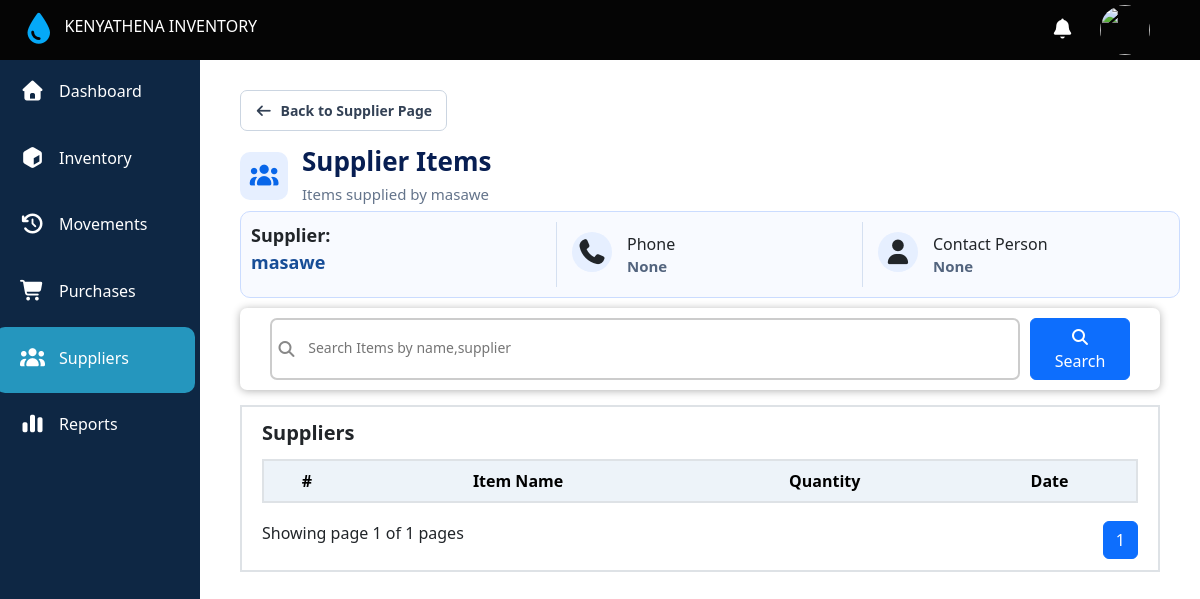
/supplier_item_page/6, run on an earlier commit of the app's database.
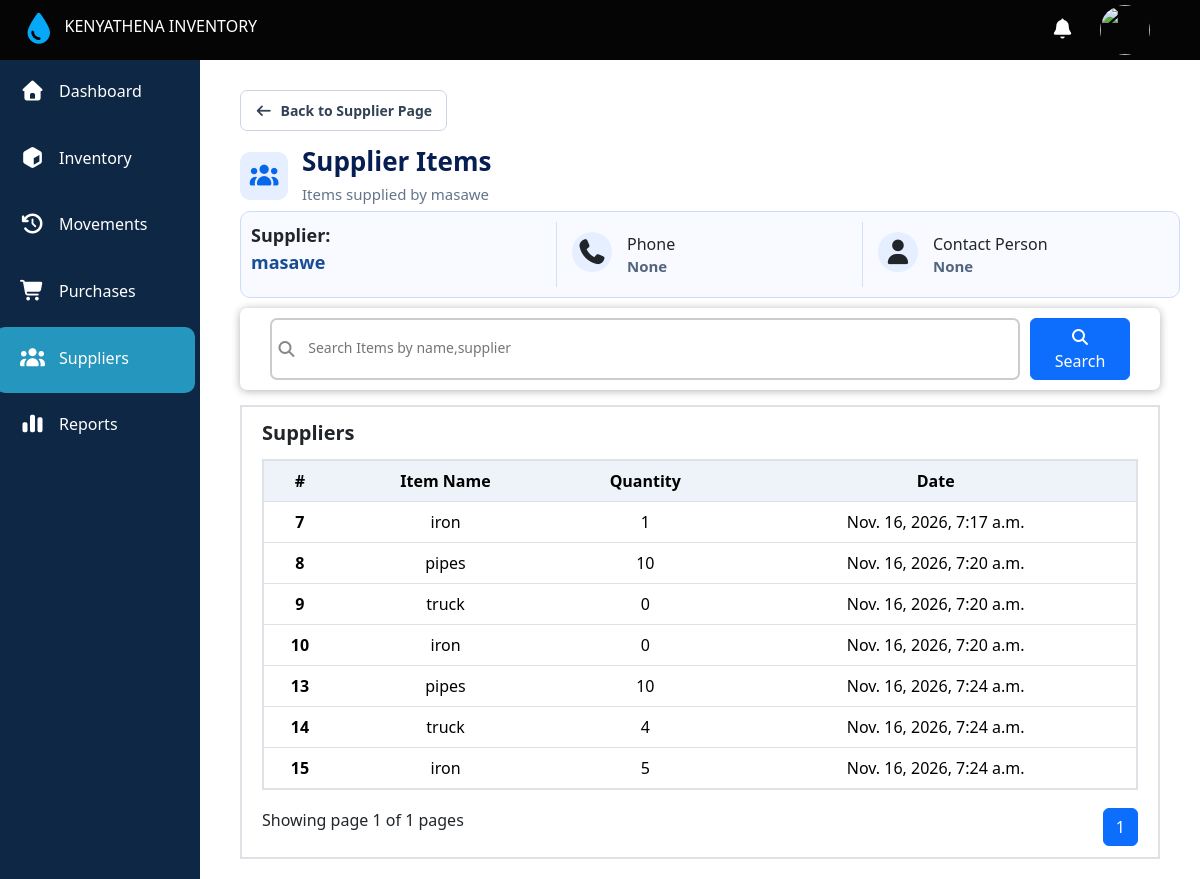
And on a later commit of the database.
### main/models.py (models this page shows, shortened)
class Suppliers(models.Model):
  supplier=models.CharField(max_length=200)
  contact = models.CharField(max_length=200,null=True)
  phone = models.CharField(max_length=15,null=True)
  status =models.BooleanField(default=True ,null=True)

class supplierItems(models.Model):
  supplier = models.ForeignKey(Suppliers,on_delete=models.CASCADE,related_name='supplierItems')
  itemName =models.CharField(max_length=200)
  quantity = models.PositiveBigIntegerField(default=0)
  date_supplied = models.DateTimeField(auto_now_add=True,null=True)

### main/views.py (the view)
# urls.py: path('supplier_item_page/<str:supplierid>',views.supplierItem,name ='supplierItem')
def supplierItem(request,supplierid):
    supplier = Suppliers.objects.get(id=supplierid)
    supplierItem = supplier.supplierItems.all()
    search = request.GET.get('q')
    if search:
      supplierItem = supplier.supplierItems.filter(
        Q(itemName__icontains = search) | Q(quantity__icontains = search)
      )
    paginator = Paginator(supplierItem,7)
    page_number = request.GET.get("page")
    page_obj = paginator.get_page(page_number)
    context ={
      'supplier':supplier,
      'supplierItem':supplierItem,
      'page_obj':page_obj,
    }
    return render(request,'main/supplier_item_page.html',context)

### main/templates/main/supplier_item_page.html (shortened to what this page needs)
{% extends 'main/base.html' %}
{% block content %}
<main style="margin: 20px;">
        <div class="page-header">
        <a href="{% url 'supplier' %}" class="back-button">
            <i class="fa-solid fa-arrow-left"></i>
            Back to Supplier Page
        </a>
        <div class="page-title">
            <div class="title-icon">
                <i class="fa-solid fa-users"></i>
            </div>
            <div>
                <h2>Supplier Items</h2>
                <p>Items supplied by {{supplier.supplier}}</p>
            </div>
        </div>
        </div>
         <div class="movement-summary">
                <div class="summary-item-first">
                   <span>Supplier:</span>
                   <span>{{supplier.supplier}}</span>
                </div>
                <div class="summary-item">
                    <div class="summary-icon">
                        <i class="fa-solid fa-phone"></i>
                    </div>
                    <div class="summary-content">
                        <span>Phone</span>
                        <h3><small>{{supplier.phone}}</small></h3>
                    </div>
                </div>
                <div class="summary-item">
                    <div class="summary-icon">
                        <i class="fa-solid fa-user"></i>
                    </div>
                    <div class="summary-content">
                        <span>Contact Person</span>
                        <h3><small >{{supplier.contact}}</small></h3>
                    </div>
                </div>
        </div>
    <form action="{% url 'supplierItem' supplier.id %}" method="GET">
      <div class="search">
       <div class="search-button">
        <i class="fa-solid fa-magnifying-glass"></i>
        <input type="text" placeholder="Search Items by name,supplier" name="q" id="search" >
       </div>
       <button type="submit" class="btn btn-primary">
        <i class="fa-solid fa-magnifying-glass"></i> Search
       </button>
    </div>
    </form>
    <div class="recent-inventory-table" id="recent-inventory-table">
      <div class="recent-title">
        <div><a class="current-stock-link" href="{% url 'supplier' %}?q=#recent-inventory-table">Suppliers</a></div>
      </div>
      <table class="table" id="inventory-table">
        <thead>
          <tr>
            <th  scope="col">#</th>
            <th scope="col">Item Name</th>
            <th scope="col">Quantity</th>
            <th scope="col">Date</th>
          </tr>
        </thead>
        <tbody>
          {% for supplieritem in page_obj.object_list %}
          <tr>
            <th scope="row">{{supplieritem.id}}</th>
            <td>{{supplieritem.itemName}}</td>
            <td>{{supplieritem.quantity}}</td>
            <td>{{supplieritem.date_supplied}}</td>
          </tr>
         {% endfor %}
        </tbody>
      </table>
      <div class="last-part">
        <div class="last-part-start">
          Showing page {{ page_obj.number }} of {{ page_obj.paginator.num_pages }} pages
        </div>
        <div class="action">
        <nav aria-label="...">
            <ul class="pagination">
              {% for num in page_obj.paginator.page_range %}
                {% if page_obj.number == num %}
                  <li class="page-item active"><a class="page-link" href="?&page={{ num }}#inventory-table">{{ num }}</a></li>
                {% else %}
                  <li class="page-item"><a class="page-link" href="?page={{ num }}#inventory-table">{{ num }}</a></li>
                {% endif %}
              {% endfor %}
            </ul>
        </nav>
        </div>
      </div>
    </div>
  </main>
{% endblock content %}

### main/templates/main/base.html (shortened to what this page needs)
{% load static %}
<!DOCTYPE html>
<html lang="en">
<head>
  <link rel="stylesheet" href="https://cdn.jsdelivr.net/npm/bootstrap@5.3.3/dist/css/bootstrap.min.css">
  <link rel="stylesheet" href="https://cdnjs.cloudflare.com/ajax/libs/font-awesome/7.3.1/css/all.min.css" />
 <link rel="stylesheet" href="{% static 'main/css/masawe.css' %}">
</head>
<body>
  {% include 'main/navbar.html' %}
 {% block content %}
 {% endblock %}
</body>
</html>

### main/templates/main/navbar.html (shortened to what this page needs)
</head>
<body>
<header>
<div class="header">
  <div class="leftside">
    <div class="menu">
      <i class="fa-solid fa-droplet"></i>
    </div>
    <div class="logo">
      KENYATHENA  INVENTORY
    </div>
  </div>
  <div class="rightside">
    <div class="notification">
      <i class="fa-solid fa-bell"></i>
    </div>
    <div class="profile">
        <div class="image">
          <img src="images/WAMBOI.jpg" alt="">
        </div>
    </div>
  </div>
</div>
</header>
<nav class="sidebar">
 <div class="slider"></div>
<div class="nav-sidebar">
  <label for="dashboard" >
    <a href="{% url 'home'%}" onclick="moveSlider(event,'dashboard',this.href)">
      <i class="fa-solid fa-house"></i>Dashboard
    </a>
  </label>
  <label for="inventory">
    <a href="{% url 'stock' %}" onclick="moveSlider(event, 'inventory', this.href)" >
      <i class="fa-solid fa-cube"></i>Inventory
    </a>
  </label>
  <label for="stockin">
    <a href="{% url 'stockmovements' %}" onclick="moveSlider(event, 'stockin', this.href)" >
       <i class="fa-solid fa-clock-rotate-left"></i>Movements
    </a>
  </label>
  <label for="purchases">
    <a href="{% url 'purchase' %}" onclick="moveSlider(event, 'purchases', this.href)" >
       <i class="fa-solid fa-cart-shopping"></i>Purchases
    </a>
  </label>
  <label for="suppliers">
    <a href="{% url 'supplier' %}" onclick="moveSlider(event, 'suppliers', this.href)">
      <i class="fa-solid fa-users"></i>Suppliers
    </a>
  </label>
  <label for="report">
    <i class="fa-solid fa-chart-simple"></i>Reports
  </label>
</div>
</nav>

### main/static/main/css/masawe.css (style rules this page uses)
body { margin: 90px 0 0 220px; padding: 0; box-sizing: border-box; background-color: rgba(0,0,0,0.2) }
html, body { scrollbar-width: none; -ms-overflow-style: none; }
.header { display: flex; align-items: center; justify-content: space-between; position: fixed; background-color: #050505; top: 0; left: 0; right: 0; height: 60px; color: white; border-bottom: 2px solid rgba(219, 217, 217,0.); z-index: 1100; }
.header .leftside { display: flex; margin-left: 20px; }
.header .leftside i { font-size: 30px; color:rgb(5, 169, 248) ; }
.leftside .menu { margin-right: 7px; }
.header .rightside i { color:white; font-size: 20px; }
.rightside { display: flex; width: 100px; align-items: center; justify-content: space-between; margin-right: 50px; }
.profile .image { width: 50px; height: 50px; }
.image img { width: 100%; height: 100%; border-radius: 50%; object-fit: cover; }
nav div label { cursor: pointer; }

### main/templates/main/navbar.html (style rules this page uses)
.sidebar { position: fixed; width: 200px; top:60px; left: 0px; bottom: 0px; background-color: rgb(14, 39, 68); color: white; z-index: 1000; }
.sidebar .nav-sidebar { position: relative; display: flex; flex-direction: column; height: 400px; }
.sidebar .nav-sidebar label { display: block; flex: 1; display: flex; align-items: center; border-radius: 10px; margin-bottom: 5px; }
.sidebar .nav-sidebar label i { margin-right: 14px; margin-left: 20px; font-size:20px; }
.slider { position: absolute; top: 0; left: 0; width: 100%; background-color: rgb(37, 150, 190); height: calc(400px*1/6); border-radius: 10px; margin: 0 -5px; transition: all 0.3s ease; }
#suppliers:checked ~ .slider { top: calc(400px * 4/6); }
a { display: flex; text-decoration: none; color: white; align-items: center; height: 100%; width: 100%; }

What changed in the data, as far as the page shows it:
added supplierItems: id "7", itemName "iron", quantity "1", date_supplied "Nov. 16, 2026, 7:17 a.m."
added supplierItems: id "8", itemName "pipes", quantity "10", date_supplied "Nov. 16, 2026, 7:20 a.m."
added supplierItems: id "9", itemName "truck", quantity "0", date_supplied "Nov. 16, 2026, 7:20 a.m."
added supplierItems: id "10", itemName "iron", quantity "0", date_supplied "Nov. 16, 2026, 7:20 a.m."
added supplierItems: id "13", itemName "pipes", quantity "10", date_supplied "Nov. 16, 2026, 7:24 a.m."
added supplierItems: id "14", itemName "truck", quantity "4", date_supplied "Nov. 16, 2026, 7:24 a.m."
added supplierItems: id "15", itemName "iron", quantity "5", date_supplied "Nov. 16, 2026, 7:24 a.m."
